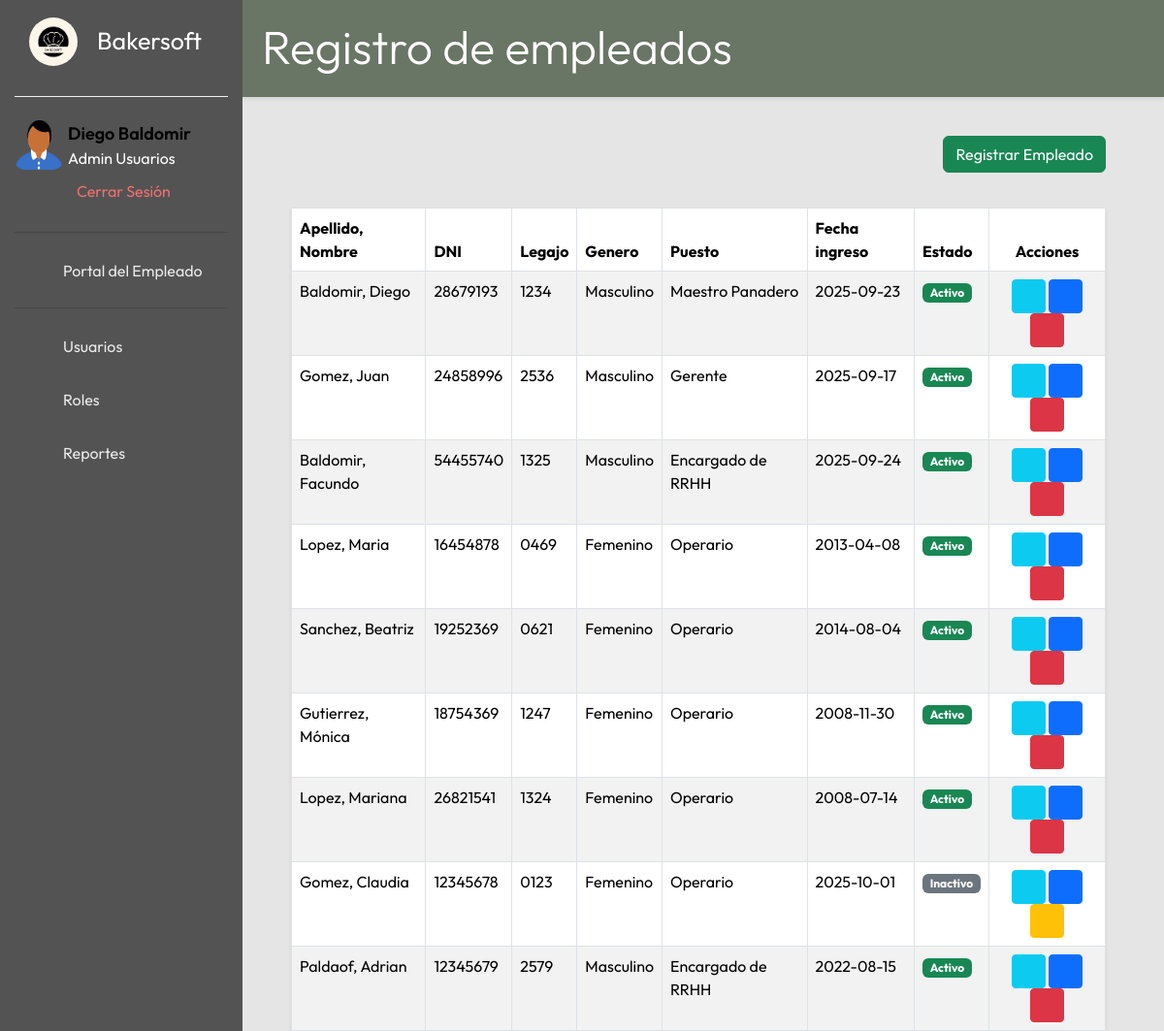
The page /admempleados/vista/index.php (signed in) on the database as committed earlier.
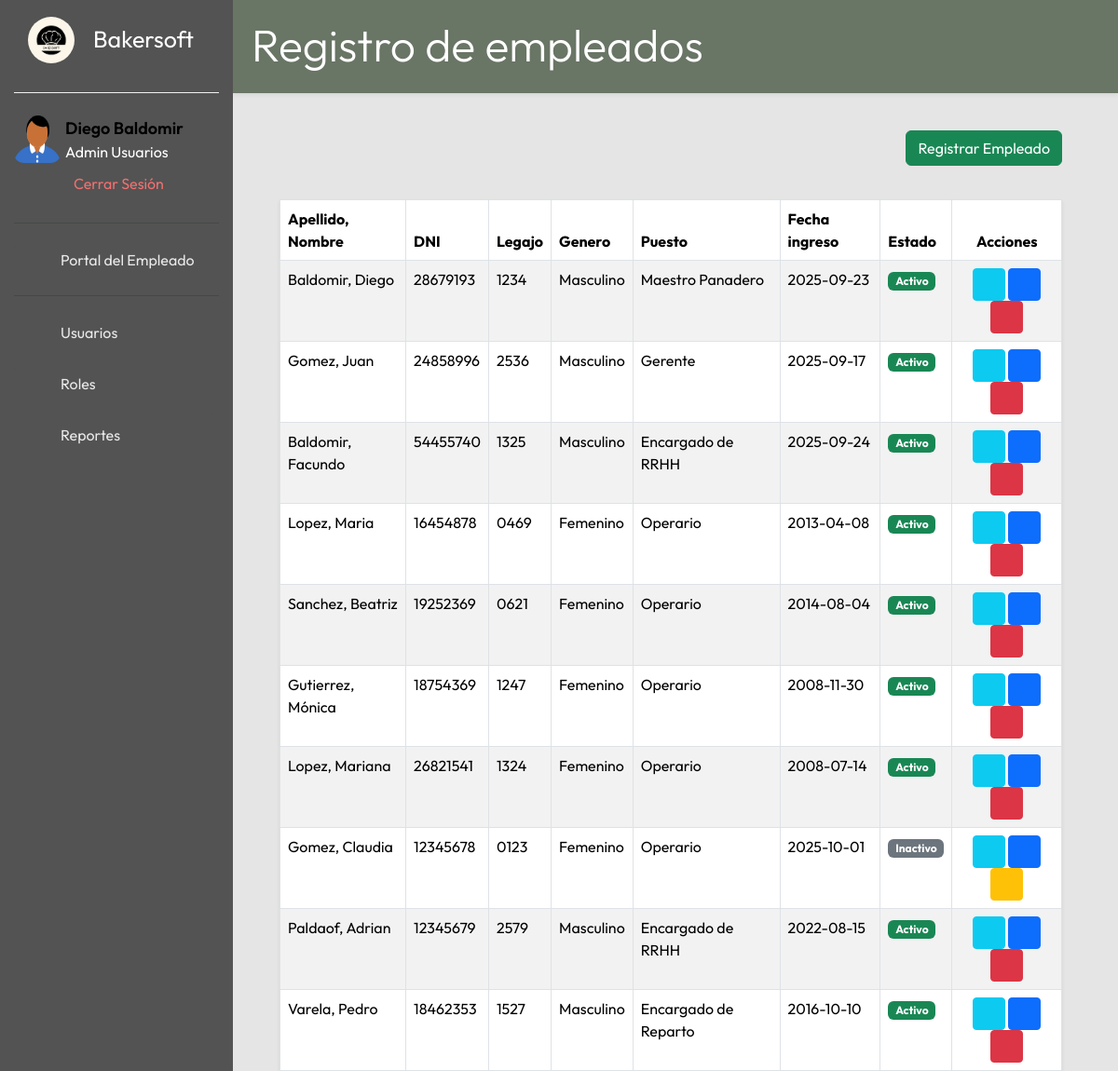
The same page on the database as committed later.
### tables this page shows
CREATE TABLE IF NOT EXISTS `empleados` (
  `id_empleado` int NOT NULL AUTO_INCREMENT,
  `nombre` varchar(100) NOT NULL,
  `apellido` varchar(100) NOT NULL,
  `sexo` enum('Masculino','Femenino','Otro','Prefiero no decir') DEFAULT NULL,
  `id_estado_civil` int DEFAULT NULL,
  `fecha_nac` date DEFAULT NULL,
  `dni` varchar(15) NOT NULL,
  `cuil` varchar(11) DEFAULT NULL,
  `legajo` varchar(20) DEFAULT NULL,
  `email` varchar(100) DEFAULT NULL,
  `telefono` varchar(20) DEFAULT NULL,
  `direccion` varchar(150) DEFAULT NULL,
  `provincia` int NOT NULL,
  `localidad` int NOT NULL,
  `fecha_ingreso` date NOT NULL,
  `id_puesto` int DEFAULT NULL,
  `estado` enum('Activo','Inactivo') NOT NULL DEFAULT 'Activo',
  `eliminado` tinyint(1) NOT NULL DEFAULT '0',
  `fecha_baja` datetime DEFAULT NULL,
  `usuario_id` int DEFAULT NULL,
  PRIMARY KEY (`id_empleado`),
  UNIQUE KEY `dni` (`dni`),
  UNIQUE KEY `uq_empleado_usuario` (`usuario_id`),
  UNIQUE KEY `uq_empleados_cuil` (`cuil`),
  UNIQUE KEY `uq_empleados_legajo` (`legajo`),
  UNIQUE KEY `uq_empleados_usuario` (`usuario_id`),
  KEY `idx_emp_nombre_apellido` (`apellido`,`nombre`),
  KEY `idx_empleados_prov` (`provincia`),
  KEY `idx_empleados_loc` (`localidad`),
  KEY `idx_empleados_eliminado` (`eliminado`),
  KEY `idx_empleados_fecha_baja` (`fecha_baja`),
  KEY `idx_empleados_puesto` (`id_puesto`),
  KEY `idx_empleados_id_estado_civil` (`id_estado_civil`)
);

CREATE TABLE IF NOT EXISTS `puesto` (
  `idPuesto` int NOT NULL AUTO_INCREMENT,
  `descrPuesto` varchar(50) NOT NULL,
  PRIMARY KEY (`idPuesto`)
);

CREATE TABLE IF NOT EXISTS `localidades` (
  `id_localidad` int NOT NULL AUTO_INCREMENT,
  `id_provincia` int NOT NULL,
  `localidad` varchar(255) NOT NULL,
  PRIMARY KEY (`id_localidad`),
  KEY `fk_provincia_localidad` (`id_provincia`)
);

CREATE TABLE IF NOT EXISTS `estado_civil` (
  `id_estado_civil` int NOT NULL AUTO_INCREMENT,
  `descripcion` varchar(50) NOT NULL,
  PRIMARY KEY (`id_estado_civil`),
  UNIQUE KEY `descripcion` (`descripcion`)
);

### config/bd.php (called while the page is built)
<?php
class bd {
    private $host;
    private $dbname;
    private $user;
    private $password;
    function __construct(){
        $this->host = "localhost";
        $this->dbname = "bakersoft";
        $this->user = "root";
        $this->password = "";
    }
    public function conexion(){
    try{
        $PDO = new PDO("mysql:host=".$this->host.";dbname=".$this->dbname,$this->user,$this->password);
        return $PDO;
    }catch(PDOexception $ex){
        return $ex->getMessage();
    }
    }
}
?>

### admempleados/controlador/controladoradmempleado.php (called while the page is built, shortened)
<?php
require_once(__DIR__ . "/../modelo/modeloadmempleado.php");
class ControladorAdmEmpleado
{
    private $modelo;
    public function __construct()
    {
        $this->modelo = new ModeloAdmEmpleado();
    }
    public function listar()
    {
        return $this->modelo->listarTodos();
    }
    public function provincias()
    {
        return $this->modelo->getProvincias();
    }
}

### admempleados/modelo/modeloadmempleado.php (called while the page is built, shortened)
<?php
class ModeloAdmEmpleado
{
    private $PDO;
    public function __construct()
    {
        require_once(__DIR__ . "/../../config/bd.php");
        $con = new bd();
        $this->PDO = $con->conexion();
    }
    public function listarTodos()
    {
        $sql = "SELECT
              e.id_empleado,
              e.nombre,
              e.apellido,
              e.sexo,
              e.fecha_nac,
              e.dni,
              e.cuil,
              e.legajo,
              e.id_puesto AS puesto_id,     -- 🔴 alias que usa la vista
              p.idPuesto  AS idPuesto,      -- (opcional, por si lo usás en otro lado)
              p.descrPuesto,
              e.fecha_ingreso,
              e.estado,
              e.email,
              e.telefono,
              e.direccion,
              e.usuario_id,
              e.provincia,
              e.id_estado_civil          AS estado_civil_id,     -- ✅ ID para el data-*
              ec.descripcion             AS estado_civil,        -- ✅ Texto para el data-*
              e.localidad              AS localidad_id,        -- ✅ ID que usaremos en data-localidad
              l.localidad              AS localidad_nombre,    -- ✅ Texto (por si querés mostrar o usar de fallback)
              CASE
                WHEN u.usuario IS NOT NULL AND u.usuario <> '' THEN u.usuario
                WHEN u.id IS NOT NULL THEN CONCAT('ID ', u.id)
                ELSE ''
              END AS usuario_label
            FROM empleados e
            LEFT JOIN usuarios u ON u.id = e.usuario_id
            LEFT JOIN puesto  p ON p.idPuesto = e.id_puesto
            LEFT JOIN estado_civil ec ON ec.id_estado_civil = e.id_estado_civil
            LEFT JOIN localidades   l  ON l.id_localidad = e.localidad
            WHERE e.eliminado = 0
            ORDER BY e.id_empleado ASC";
        $st = $this->PDO->query($sql);
        return $st ? $st->fetchAll(PDO::FETCH_ASSOC) : [];
    }
    public function getProvincias(): array
    {
        $sql = "SELECT id_provincia, provincia FROM provincias ORDER BY provincia";
        $st = $this->PDO->query($sql);
        return $st ? $st->fetchAll(PDO::FETCH_ASSOC) : [];
    }
}

### admempleados/vista/index.php (the view, shortened to what the changed rows need)
<?php
include_once("../../includes/head_app.php");
require_once(__DIR__ . "/../controlador/controladoradmempleado.php");
$obj = new ControladorAdmEmpleado();
$filas      = $obj->listar();
$provincias = $obj->provincias();
$provMap = [];
foreach ($provincias as $p) {
    $provMap[(int)$p['id_provincia']] = $p['provincia'];
}
?>
<div class="titulo-contenido shadow-sm">
    <h1 class="display-5">Registro de empleados</h1>
</div>
<div class="contenido-principal">
    <div class="contenido">
        <div class="tabla-empleados">
            <table id="Empleados-lista" class="shadow-sm table table-striped table-hover table-bordered">
                <thead>
                    <tr>
                        <th>Apellido, Nombre</th>
                        <th>DNI</th>
                        <th>Legajo</th>
                        <th>Genero</th>
                        <th>Puesto</th>
                        <th>Fecha ingreso</th>
                        <th>Estado</th>
                        <th class="text-center">Acciones</th>
                    </tr>
                </thead>
                <tbody>
                    <?php foreach ($filas as $r): ?>
                        <tr>
                            <td><?= htmlspecialchars($r['apellido'] . ", " . $r['nombre']) ?></td>
                            <td><?= htmlspecialchars($r['dni']) ?></td>
                            <td><?= htmlspecialchars($r['legajo'] ?? '') ?></td>
                            <td><?= htmlspecialchars($r['sexo'] ?? '') ?></td>
                            <td><?= htmlspecialchars($r['descrPuesto']) ?></td>
                            <td><?= htmlspecialchars($r['fecha_ingreso']) ?></td>
                            <td>
                                <?php if ($r['estado'] === 'Activo'): ?>
                                    <span class="badge bg-success">Activo</span>
                                <?php else: ?>
                                    <span class="badge bg-secondary">Inactivo</span>
                                <?php endif; ?>
                            </td>
                            <td class="text-center">
                                <?php
                                $provNombre = $provMap[(int)$r['provincia']] ?? '';
                                $usuarioId    = (int)($r['usuario_id'] ?? 0);
                                $usuarioLabel = $r['usuario_label'] ?? '';
                                $puestoId     = (int)($r['puesto_id'] ?? $r['idPuesto'] ?? 0);
                                $puestoNombre = (string)($r['descrPuesto'] ?? '');
                                $estadoCivilId  = (int)($r['estado_civil_id'] ?? 0);
                                $estadoCivilTxt = (string)($r['estado_civil'] ?? '');
                                $provId   = (int)($r['provincia'] ?? $r['provincia_id'] ?? 0);
                                $locId    = (int)($r['localidad_id'] ?? $r['localidad'] ?? 0);
                                $locName  = (string)($r['localidad_nombre'] ?? '');
                                ?>
                                <button type="button" class="btn btn-info btn-sm verEmpleado"
                                    data-bs-toggle="modal" data-bs-target="#verEmpleado"
                                    data-id="<?= (int)$r['id_empleado'] ?>"
                                    data-nombre="<?= htmlspecialchars($r['nombre']) ?>"
                                    data-apellido="<?= htmlspecialchars($r['apellido']) ?>"
                                    data-dni="<?= htmlspecialchars($r['dni']) ?>"
                                    data-sexo="<?= htmlspecialchars($r['sexo'] ?? '') ?>"
                                    data-fechanac="<?= htmlspecialchars($r['fecha_nac'] ?? '') ?>"
                                    data-cuil="<?= htmlspecialchars($r['cuil'] ?? '') ?>"
                                    data-legajo="<?= htmlspecialchars($r['legajo'] ?? '') ?>"
                                    data-fecha="<?= htmlspecialchars($r['fecha_ingreso']) ?>"
                                    data-estado="<?= htmlspecialchars($r['estado']) ?>"
                                    data-email="<?= htmlspecialchars($r['email'] ?? '') ?>"
                                    data-telefono="<?= htmlspecialchars($r['telefono'] ?? '') ?>"
                                    data-direccion="<?= htmlspecialchars($r['direccion'] ?? '') ?>"
                                    data-usuario="<?= $usuarioId ?>"
                                    data-usuario-nombre="<?= htmlspecialchars($usuarioLabel) ?>"
                                    data-provincia-nombre="<?= htmlspecialchars($provNombre) ?>"
                                    data-provincia="<?= $provId ?>"
                                    data-localidad="<?= $locId ?>"
                                    data-localidad-nombre="<?= htmlspecialchars($locName, ENT_QUOTES, 'UTF-8') ?>"
                                    data-puesto-id="<?= $puestoId ?>"
                                    data-puesto="<?= htmlspecialchars($puestoNombre) ?>"
                                    data-estado-civil-id="<?= $estadoCivilId ?: '' ?>"
                                    data-estado-civil="<?= htmlspecialchars($estadoCivilTxt, ENT_QUOTES, 'UTF-8') ?>"
                                    title="Ver">
                                </button>
                                <button type="button" class="btn btn-primary btn-sm editEmpleado"
                                    data-bs-toggle="modal" data-bs-target="#editarEmpleado"
                                    data-id="<?= (int)$r['id_empleado'] ?>"
                                    data-nombre="<?= htmlspecialchars($r['nombre']) ?>"
                                    data-apellido="<?= htmlspecialchars($r['apellido']) ?>"
                                    data-dni="<?= htmlspecialchars($r['dni']) ?>"
                                    data-sexo="<?= htmlspecialchars($r['sexo'] ?? '') ?>"
                                    data-fechanac="<?= htmlspecialchars($r['fecha_nac'] ?? '') ?>"
                                    data-cuil="<?= htmlspecialchars($r['cuil'] ?? '') ?>"
                                    data-legajo="<?= htmlspecialchars($r['legajo'] ?? '') ?>"
                                    data-fecha="<?= htmlspecialchars($r['fecha_ingreso']) ?>"
                                    data-estado="<?= htmlspecialchars($r['estado']) ?>"
                                    data-email="<?= htmlspecialchars($r['email'] ?? '') ?>"
                                    data-telefono="<?= htmlspecialchars($r['telefono'] ?? '') ?>"
                                    data-direccion="<?= htmlspecialchars($r['direccion'] ?? '') ?>"
                                    data-usuario="<?= $usuarioId ?>"
                                    data-usuario-nombre="<?= htmlspecialchars($usuarioLabel) ?>"
                                    data-provincia="<?= (int)$r['provincia'] ?>"
                                    data-localidad="<?= $locId ?>"
                                    data-localidad-nombre="<?= htmlspecialchars($locName) ?>"
                                    data-puesto-id="<?= $puestoId ?>"
                                    data-puesto="<?= htmlspecialchars($puestoNombre) ?>"
                                    data-estado-civil-id="<?= $estadoCivilId ?: '' ?>"
                                    data-estado-civil="<?= htmlspecialchars($estadoCivilTxt, ENT_QUOTES, 'UTF-8') ?>"
                                    title="Editar">
                                </button>
                                <?php
                                $esActivo = ($r['estado'] === 'Activo');
                                $btnClase = $esActivo ? 'btn-danger' : 'btn-warning';
                                $btnTexto = $esActivo ? 'Inactivar' : 'Activar';
                                ?>
                                <button class="btn <?= $btnClase ?> btn-sm btnToggleEstado"
                                    data-id="<?= (int)$r['id_empleado'] ?>"
                                    data-apynom="<?= htmlspecialchars($r['apellido'] . ', ' . $r['nombre']) ?>"
                                    data-estado="<?= htmlspecialchars($r['estado']) ?>"
                                    data-bs-toggle="modal" data-bs-target="#cambiarEstadoModal"
                                    title="<?= $btnTexto ?>">
                                </button>
                            </td>
                        </tr>
                    <?php endforeach; ?>
                </tbody>
            </table>
        </div>
    </div>
</div>
<?php require_once("foot/foot.php"); ?>

### includes/head_app.php (shortened to what the changed rows need)
<?php
$rolActual   = $_SESSION['rol'] ?? '';
$currentPage = $currentPage ?? '';
$base = "/bakersoft";
?>
<!DOCTYPE html>
<html lang="en">
<head>
    <link href="https://cdn.jsdelivr.net/npm/bootstrap@5.3.2/dist/css/bootstrap.min.css" rel="stylesheet"
 />
    <link rel="stylesheet" href="/bakersoft/rsc/estilos/style.css">
    <link rel="stylesheet" href="/bakersoft/rsc/estilos/contenido.css">
</head>
<body>
    <div class="barra-lateral">
        <br>
        <br>
        <nav class="navegacion">
            <ul>
                <?php foreach ($menuItems as $item): ?>
                    <?php if (!in_array($rolActual, $item['roles'])) continue; ?>
                    <?php $activeClass = ($currentPage === $item['id']) ? 'active' : ''; ?>
                    <li>
                        <a class="<?php echo $activeClass; ?>" href="<?php echo $item['href']; ?>">
                            <span><?php echo $item['label']; ?></span>
                        </a>
                    </li>
                <?php endforeach; ?>
            </ul>
        </nav>
    </div>

Rows that differ between the two databases and show on the page:
added empleados: apellido+nombre "Varela, Pedro", dni "18462353", legajo "1527", sexo "Masculino", id_puesto.descrPuesto "Encargado de Reparto", fecha_ingreso "2016-10-10", estado "Activo"
